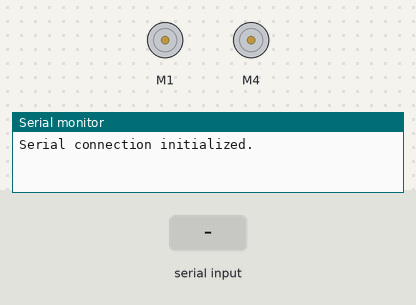
Simulated run of this sketch. Board: Arduino Uno, built with avr-gcc and run on an emulated ATmega328P. Shown: 2 × DC motor (green arrow = forward, orange = backward, longer = faster), the last lines printed to the serial monitor. The inputs (shaded band) are chosen by the test bench.

Above: at 1.2 s.
1.3 s: "F" received over Serial
At 1.6 s:
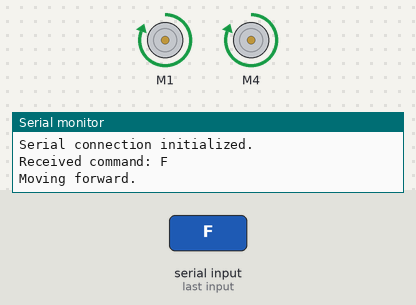
4.3 s: "B" received over Serial
At 5.0 s:
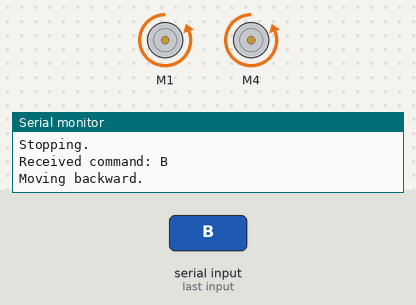
7.3 s: "L" received over Serial
At 8.5 s:
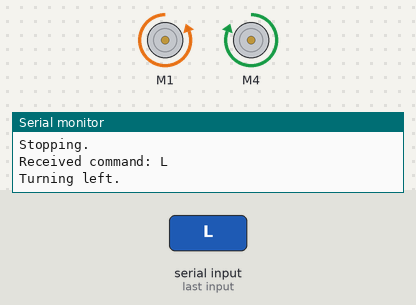
10.3 s: "R" received over Serial
At 10.8 s:
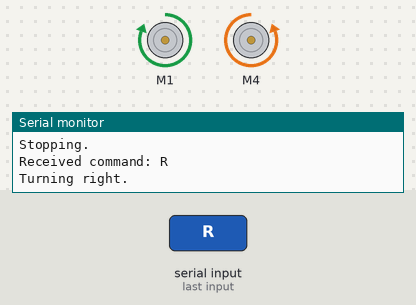
Timing chart, 0 to 13.8 s (numbered marks = the images above; inputs shaded):
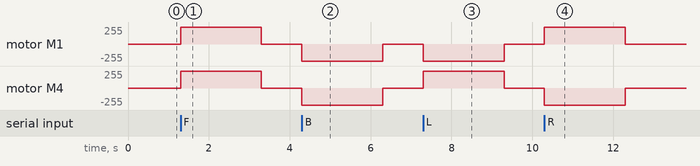

Measured:
- after the input at 1.3 s, motor M1, motor M4: stopped → forward 255/255 at once, → stopped 2.0 s later
- after the input at 4.3 s, motor M1, motor M4: stopped → backward 255/255 at once, → stopped 2.0 s later
- after the input at 7.3 s, motor M1: stopped → backward 255/255 at once, → stopped 2.0 s later; motor M4: stopped → forward 255/255 at once, → stopped 2.0 s later
- after the input at 10.3 s, motor M1: stopped → forward 255/255 at once, → stopped 2.0 s later; motor M4: stopped → backward 255/255 at once, → stopped 2.0 s later

The sketch:

moving_controls.ino
```cpp
#include <AFMotor.h>

// Create the motor shield object with the default I2C address
AF_DCMotor motor1(1); // Motor M1
AF_DCMotor motor2(4); // Motor M4

void setup() {
  // Set up serial connection for debugging
  Serial.begin(9600);
  Serial.println("Serial connection initialized.");

  // Set speed for the motors
  motor1.setSpeed(255);
  motor2.setSpeed(255);
}

void loop() {
  if (Serial.available() > 0) {
    char command = Serial.read();
    Serial.print("Received command: ");
    Serial.println(command);

    switch (command) {
      case 'F':
        moveForward();
        break;
      case 'B':
        moveBackward();
        break;
      case 'L':
        turnLeft();
        break;
      case 'R':
        turnRight();
        break;
      case 'S':
        stopMotors();
        break;
      default:
        Serial.println("Invalid command.");
        break;
    }
  }
}

void moveForward() {
  Serial.println("Moving forward.");
  motor1.run(FORWARD);
  motor2.run(FORWARD);
  delay(2000); // Move forward for 2 seconds
  stopMotors();
}

void moveBackward() {
  Serial.println("Moving backward.");
  motor1.run(BACKWARD);
  motor2.run(BACKWARD);
  delay(2000); // Move backward for 2 seconds
  stopMotors();
}

void turnLeft() {
  Serial.println("Turning left.");
  motor1.run(BACKWARD);
  motor2.run(FORWARD);
  delay(2000); // Turn left for 2 seconds
  stopMotors();
}

void turnRight() {
  Serial.println("Turning right.");
  motor1.run(FORWARD);
  motor2.run(BACKWARD);
  delay(2000); // Turn right for 2 seconds
  stopMotors();
}

void stopMotors() {
  Serial.println("Stopping.");
  motor1.run(RELEASE);
  motor2.run(RELEASE);
}
```
